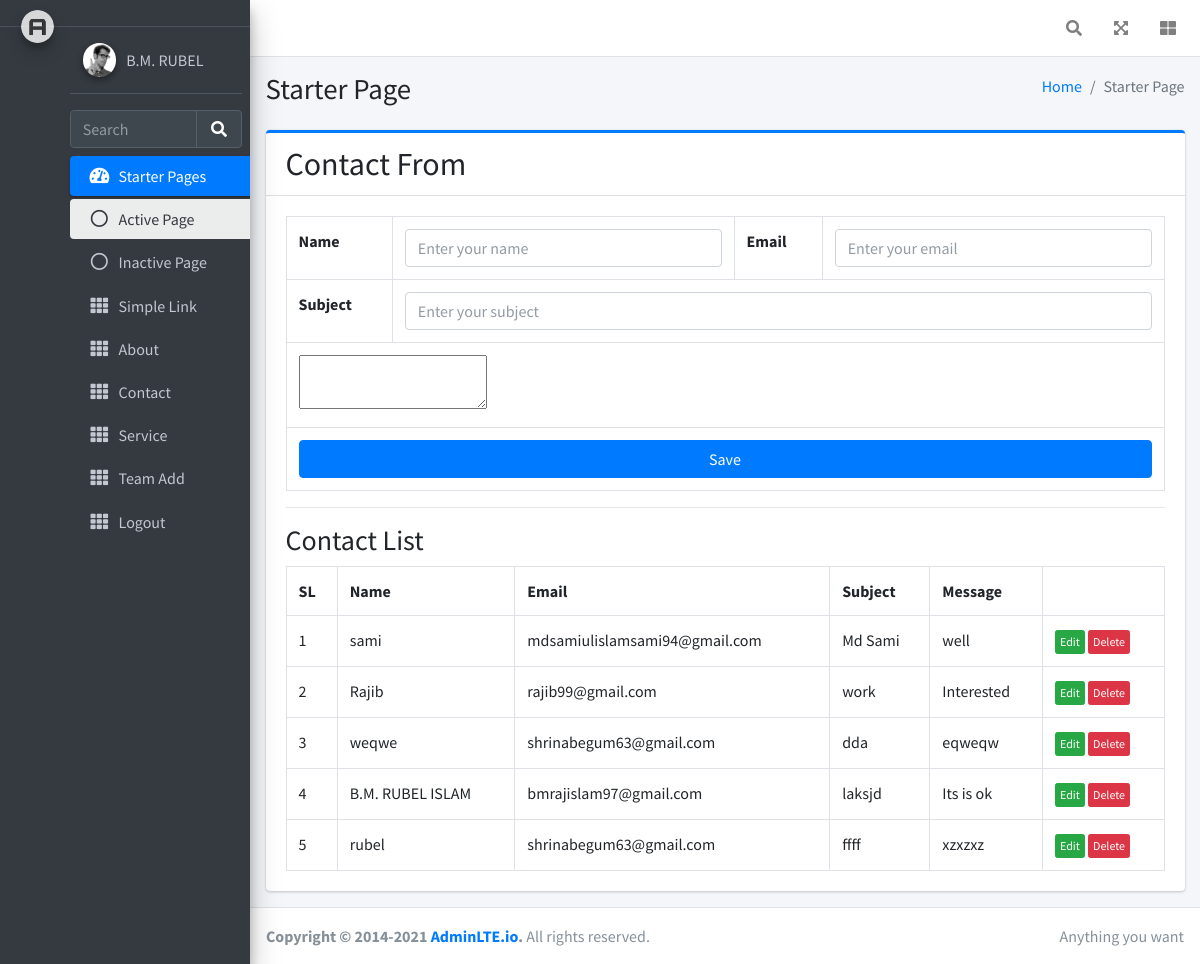
Page /Impact/admin/contact.php (signed in) on the committed database.
### tables this page shows
CREATE TABLE `contact` (
  `id` int(11) NOT NULL,
  `name` varchar(255) NOT NULL,
  `email` text NOT NULL,
  `subject` varchar(255) NOT NULL,
  `message` varchar(255) NOT NULL
);

### Impact/admin/contact.php (the view, shortened to what this page needs)
<?php
$db=new mysqli('localhost','root','','impact');
$contact=$db->query('select * from contact order by id desc');
?>
<!DOCTYPE html>
<html lang="en">
<head>
  <link href="https://cdn.jsdelivr.net/npm/summernote@0.8.18/dist/summernote.min.css" rel="stylesheet">
  <link rel="stylesheet" href="plugins/fontawesome-free/css/all.min.css">
  <link rel="stylesheet" href="dist/css/adminlte.min.css">
</head>
<body class="hold-transition sidebar-mini">
<div class="wrapper">
  <nav class="main-header navbar navbar-expand navbar-white navbar-light">
    <ul class="navbar-nav ml-auto">
      <li class="nav-item">
        <a class="nav-link" data-widget="navbar-search" href="#" role="button">
          <i class="fas fa-search"></i>
        </a>
      </li>
      <li class="nav-item">
        <a class="nav-link" data-widget="fullscreen" href="#" role="button">
          <i class="fas fa-expand-arrows-alt"></i>
        </a>
      </li>
      <li class="nav-item">
        <a class="nav-link" data-widget="control-sidebar" data-slide="true" href="#" role="button">
          <i class="fas fa-th-large"></i>
        </a>
      </li>
    </ul>
  </nav>
  <?php
  require('menu.php');
  ?>
  <div class="content-wrapper">
    <div class="content-header">
      <div class="container-fluid">
        <div class="row mb-2">
          <div class="col-sm-6">
            <h1 class="m-0">Starter Page</h1>
          </div>
          <div class="col-sm-6">
            <ol class="breadcrumb float-sm-right">
              <li class="breadcrumb-item"><a href="#">Home</a></li>
              <li class="breadcrumb-item active">Starter Page</li>
            </ol>
          </div>
        </div>
      </div>
    </div>
    <div class="content">
      <div class="container-fluid">
        <div class="row">
          <div class="col-lg-12">
            <div class="card card-primary card-outline">
              <div class="card-header">
                <h2 class="m-0">Contact From</h2>
              </div>
              <div class="card-body">
                 <form action="" method="post">
                     <table class="table table-bordered">
                        <tr>
                            <th>Name</th>
                            <td>
                                <input type="text" name="name" class="form-control" placeholder="Enter your name" required>
                            </td>
                            <th>Email</th>
                            <td>
                                <input type="text" name="email" class="form-control" placeholder="Enter your email" required>
                            </td>
                        </tr>
                        <tr>
                            <th>Subject</th>
                            <td colspan="4">
                                <input type="text" name="subject" class="form-control" placeholder="Enter your subject" required>
                            </td>
                        </tr>
                        <tr>
                            <td colspan="4">
                            <textarea id="summernote" name="message"></textarea>
                            </td>
                        </tr>
                        <tr>
                            <td colspan="4">
                                <input type="submit" class="btn btn-primary btn-block" value="Save">
                            </td>
                        </tr>
                     </table>
                 </form>
                 <hr>
                 <table class="table table-bordered">
                    <h3>Contact List</h3>
                    <tr>
                        <th>SL</th>
                        <th>Name</th>
                        <th>Email</th>
                        <th>Subject</th>
                        <th>Message</th>
                        <th></th>
                    </tr>
                    <?php $i=0; while($data=$contact->fetch_assoc()){ ?>
                            <tr>
                                <td><?php echo ++$i ?></td>
                                <td><?php echo $data['name'] ?></td>
                                <td><?php echo $data['email'] ?></td>
                                <td><?php echo $data['subject'] ?></td>
                                <td><?php echo $data['message'] ?></td>
                                <td>
                                    <a href="contact_edit.php?id=<?php echo $data['id'] ?>" class="btn btn-xs btn-success">Edit
                                    </a>
                                    <a href="contact_del.php?id=<?php echo $data['id'] ?>" class="btn btn-xs btn-danger"
                                    onclick="return confirm('Are you sure?')">Delete</a>
                                </td>
                            </tr>
                        <?php }?>
                 </table>
              </div>
            </div>
          </div>
        </div>
      </div>
    </div>
  </div>
  <footer class="main-footer">
    <div class="float-right d-none d-sm-inline">
      Anything you want
    </div>
    <strong>Copyright &copy; 2014-2021 <a href="https://adminlte.io">AdminLTE.io</a>.</strong> All rights reserved.
  </footer>
</div>
</body>
</html>

### rows in the picture
contact: name "sami", email "mdsamiulislamsami94@gmail.com", subject "Md Sami", message "well"
contact: name "Rajib", email "rajib99@gmail.com", subject "work", message "Interested"
contact: name "weqwe", email "shrinabegum63@gmail.com", subject "dda", message "eqweqw"
contact: name "B.M. RUBEL ISLAM", email "bmrajislam97@gmail.com", subject "laksjd", message "Its is ok"
contact: name "rubel", email "shrinabegum63@gmail.com", subject "ffff", message "xzxzxz"
